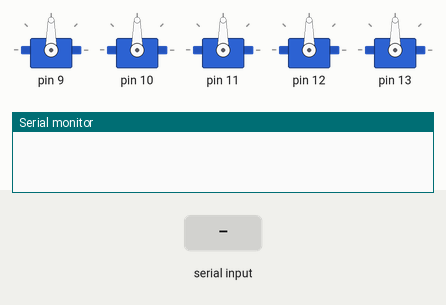
Simulated run of this sketch. Board: Arduino Uno, built with avr-gcc and run on an emulated ATmega328P. Shown: 5 × servo, the last lines printed to the serial monitor. The inputs (shaded band) are chosen by the test bench.

Above: at 1.2 s.
1.3 s: "1" received over Serial
3.5 s: byte 51 ('3') received over Serial
At 5.7 s:
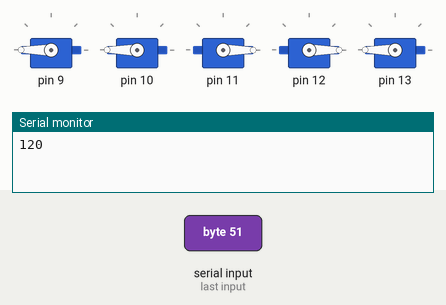
6.5 s: "2" received over Serial
At 8.9 s:
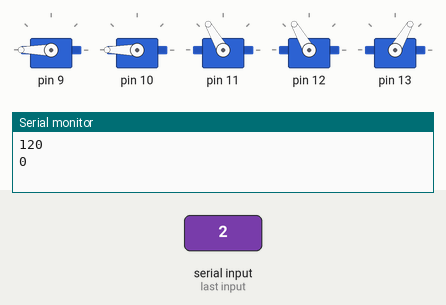
9.5 s: byte 51 ('3') received over Serial
At 10.72 s:
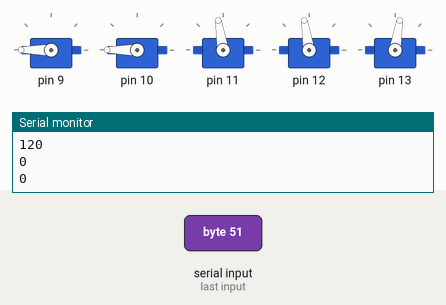
Timing chart, 0 to 12.8 s (numbered marks = the images above; inputs shaded):
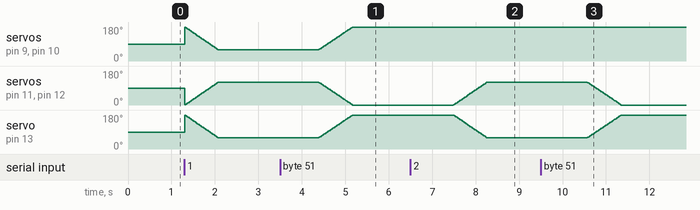

The sketch:

RSPImage_FW.ino
```cpp
//Project_RSPImageRobot_20200801_0
//================
//Sep 14 2020 T.I. Added the slow mode for servo motion
//Aug 1 2020 T.I. created this file


#include <Servo.h>

#define ZEROPOSITION 540  //micro seconds, 0 degree
#define ENDPOSITION 2500  //micro seconds, 180 degree


#define NUMBER_OF_FINGER 5
#define NUMBER_OF_GESTURE 3
#define maximum_steps 480
#define STEPSPERDEGREE 1

enum GESTUREENUM {
    ROCK_GES,
    SCISSORS_GES,
    PAPER_GES
};


Servo servo_n[NUMBER_OF_FINGER];
int servo_nDIR[NUMBER_OF_FINGER]={1,1,0,0,1};
//servo0 0~120
//servo1 (180-0)~(180-120)


float fingerDegree[NUMBER_OF_FINGER]={0,0,0,0,0}; //0:index ,4:thumb


int incomingByte = 0;
static int lastPos[NUMBER_OF_FINGER];

void setup() {

  // put your setup code here, to run once:

    Serial.setTimeout(50);
    Serial.begin(9600);


    servo_n[0].attach(9, ZEROPOSITION, ENDPOSITION);
    servo_n[1].attach(10, ZEROPOSITION, ENDPOSITION);
    servo_n[2].attach(11, ZEROPOSITION, ENDPOSITION);
    servo_n[3].attach(12, ZEROPOSITION, ENDPOSITION);
    servo_n[4].attach(13, ZEROPOSITION, ENDPOSITION);

    lastPos[0]=0;
    lastPos[1]=0;
    lastPos[2]=0;
    lastPos[3]=0;
    lastPos[4]=0;

}

void loop() {

  // put your main code here, to run repeatedly:

  int i = 0;
  int servoGesture;


  if (Serial.available() > 0) {
    // read the incoming byte:
    incomingByte = Serial.read();


    if(0==incomingByte)
    {
    }
    else if('1'==incomingByte)
    {

        setMotorGesture(ROCK_GES);
        //handServosMotion();
        handServosMotionSlow();
    }
    else if('2'==incomingByte)
    {

        setMotorGesture(SCISSORS_GES);
        //handServosMotion();
        handServosMotionSlow();
    }
    else if('3'==incomingByte)
    {
        setMotorGesture(PAPER_GES);
        //handServosMotion();
        handServosMotionSlow();

    }
    else
    {

    }
  }


}


void handServosMotion()
{
  int i=0;


  for(i=0;i<NUMBER_OF_FINGER;i++)
  {

      if(1==servo_nDIR[i])
      {
         servo_n[i].write(180-(int)fingerDegree[i]);
      }
      else
      {
         servo_n[i].write((int)fingerDegree[i]);

      }

  }
}


void handServosMotionSlow()
{
  int i=0;
  int j=0;
  int posc[NUMBER_OF_FINGER];


  //120*4
  for(i=0;i<maximum_steps;i++)//position commands
  {


      for(j=0;j<NUMBER_OF_FINGER;j++)
     {
          posc[j]=lastPos[j];
          if(fingerDegree[j]>lastPos[j])
          {
              if(0==(i%STEPSPERDEGREE))
              {
                  posc[j]=posc[j]+1;
              }
          }
          else if(fingerDegree[j]<lastPos[j])
          {
              if(0==(i%STEPSPERDEGREE))
              {
                  posc[j]=posc[j]-1;
              }

          }

          if(1==servo_nDIR[j])
          {
             servo_n[j].write(180-posc[j]);
             lastPos[j]=posc[j];
          }
          else
          {
             servo_n[j].write(posc[j]);
             lastPos[j]=posc[j];
          }


      }
      delay(6);
  }//position commands

  Serial.println(lastPos[0]);


}


void setMotorGesture(int gesture_number)
{

  switch(gesture_number)
  {
    case ROCK_GES:
    {
      fingerDegree[0]=120;
      fingerDegree[1]=120;
      fingerDegree[2]=120;
      fingerDegree[3]=120;
      fingerDegree[4]=120;

    }break;
    case SCISSORS_GES:
    {
      fingerDegree[0]=0;
      fingerDegree[1]=0;
      fingerDegree[2]=120;
      fingerDegree[3]=120;
      fingerDegree[4]=120;
    }break;
    case PAPER_GES:
    {
      fingerDegree[0]=0;
      fingerDegree[1]=0;
      fingerDegree[2]=0;
      fingerDegree[3]=0;
      fingerDegree[4]=0;
    }break;
    default:
    {
      fingerDegree[0]=fingerDegree[0];
      fingerDegree[1]=fingerDegree[1];
      fingerDegree[2]=fingerDegree[2];
      fingerDegree[3]=fingerDegree[3];
      fingerDegree[4]=fingerDegree[4];
    }
    break;
  }
}
```

Measured:
- after the input at 3.5 s, servo on pin 9, servo on pin 10, servo on pin 13: moves from 60° to 180° over 0.77 s, starting after 0.89 s; servo on pin 11, servo on pin 12: moves from 120° to 0° over 0.77 s, starting after 0.89 s
- after the input at 6.5 s, servo on pin 11, servo on pin 12: moves from 0° to 120° over 0.77 s, starting after 0.98 s; servo on pin 13: moves from 180° to 60° over 0.77 s, starting after 0.98 s
- after the input at 9.5 s, servo on pin 11, servo on pin 12: moves from 120° to 0° over 0.77 s, starting after 1.1 s; servo on pin 13: moves from 60° to 180° over 0.77 s, starting after 1.1 s
